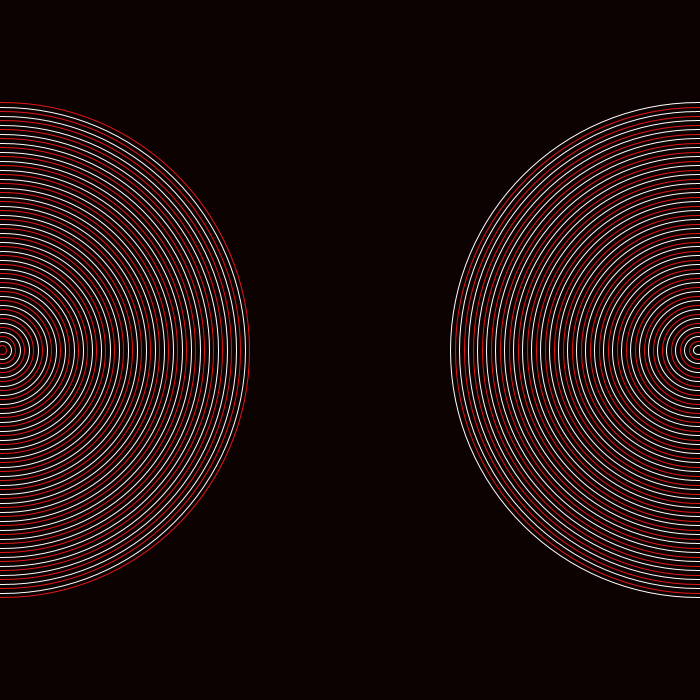
Frame 1 (no input)
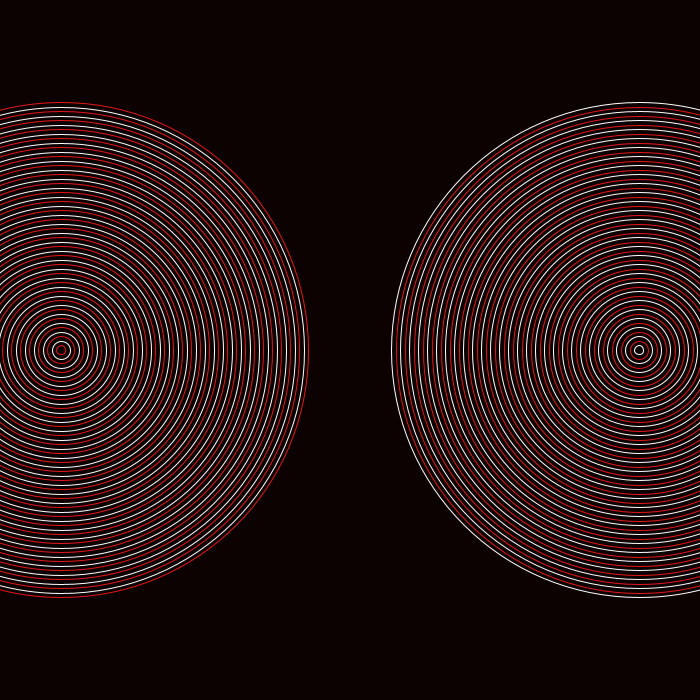
Frame 60 (the mouse pressed at the canvas centre just before this capture)
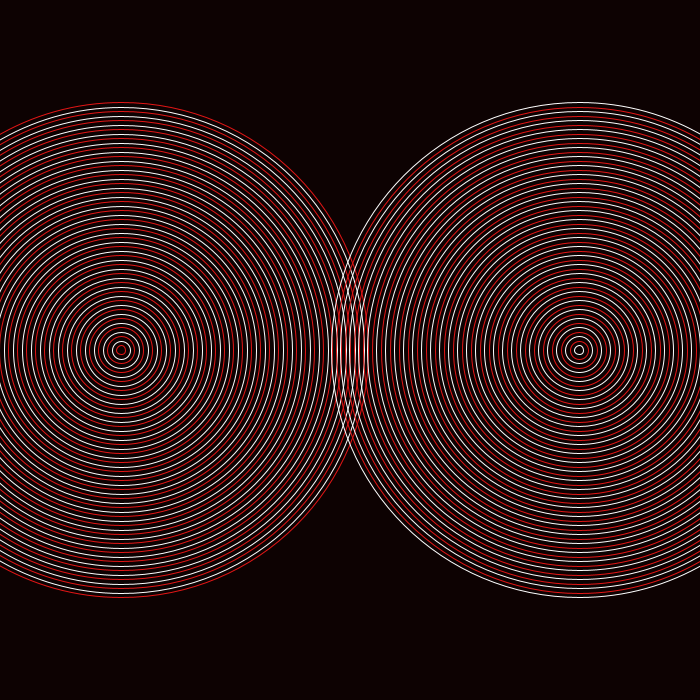
Frame 120 (the mouse held since frame 60 and released just before this capture)

The Processing sketch that drew these frames (run headless with seeded random() and noise(); from frame 60 on, the mouse is pressed at the canvas centre):

// Processing sketch: AmazingRings
// ── AmazingRings.pde
void setup(){
  noFill();
  size(700, 700);
  frameRate(30);
}
int x = 1;
int x2 = 699;
int x3 = 1;
void draw(){
 background(#0D0202);
 if(x > 699 ||x < 1){
  x3*=-1; 
 }
 
  x = x+x3;
  
for(int i = 0; i < 500; i=i+9){
  if(i%2==1){
   stroke(#E31515); 
  }
  else{
   stroke(#FFFFFF); 
  }
  ellipse(x, 350, i, i);
  }
  
  x2 = x2-x3;
  
  for(int i = 0; i < 500; i=i+9){
    if(i%2==0){
   stroke(#E31515); 
  }
  else{
   stroke(#FFFFFF); 
  }
  ellipse(x2, 350, i, i);
  }
}


  
  
  
  
  
